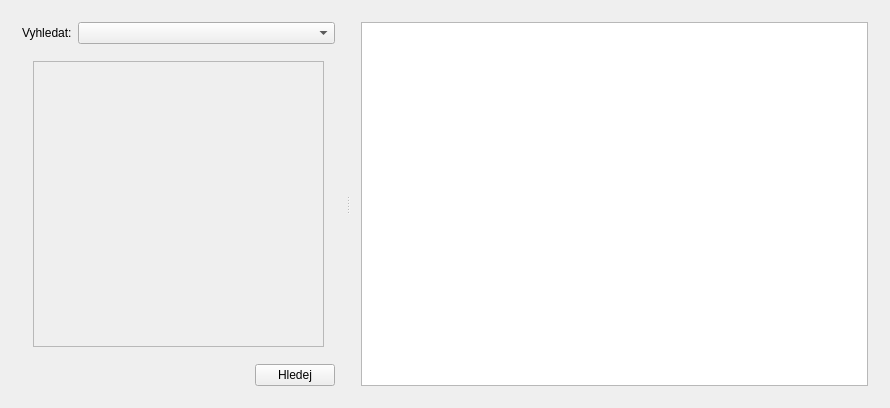
<?xml version="1.0" encoding="UTF-8"?>
<ui version="4.0">
 <class>VfkMainWindow</class>
 <widget class="QMainWindow" name="VfkMainWindow">
  <property name="geometry">
   <rect>
    <x>0</x>
    <y>0</y>
    <width>890</width>
    <height>408</height>
   </rect>
  </property>
  <property name="windowTitle">
   <string>Prohlížeč VFK</string>
  </property>
  <property name="layoutDirection">
   <enum>Qt::LeftToRight</enum>
  </property>
  <property name="tabShape">
   <enum>QTabWidget::Rounded</enum>
  </property>
  <widget class="QWidget" name="centralWidget">
   <layout class="QGridLayout" name="gridLayout_4">
    <item row="0" column="0">
     <widget class="QSplitter" name="splitter">
      <property name="orientation">
       <enum>Qt::Horizontal</enum>
      </property>
      <widget class="QStackedWidget" name="stackedWidget">
       <property name="sizePolicy">
        <sizepolicy hsizetype="Fixed" vsizetype="Preferred">
         <horstretch>0</horstretch>
         <verstretch>0</verstretch>
        </sizepolicy>
       </property>
       <property name="currentIndex">
        <number>1</number>
       </property>
       <widget class="QWidget" name="importPage">
        <layout class="QGridLayout" name="gridLayout_10">
         <item row="0" column="0">
          <widget class="QScrollArea" name="scrollArea_5">
           <property name="widgetResizable">
            <bool>true</bool>
           </property>
           <widget class="QWidget" name="scrollAreaWidgetContents_5">
            <property name="geometry">
             <rect>
              <x>0</x>
              <y>0</y>
              <width>244</width>
              <height>164</height>
             </rect>
            </property>
            <layout class="QGridLayout" name="gridLayout_11">
             <item row="0" column="0">
              <widget class="QWidget" name="widget" native="true">
               <layout class="QVBoxLayout" name="verticalLayout_2">
                <item>
                 <layout class="QGridLayout" name="gridLayout_12">
                  <item row="1" column="0">
                   <widget class="QLabel" name="label_2">
                    <property name="text">
                     <string>Vrstvy:</string>
                    </property>
                   </widget>
                  </item>
                  <item row="1" column="1">
                   <widget class="QCheckBox" name="parCheckBox">
                    <property name="text">
                     <string>Parcely (PAR)</string>
                    </property>
                    <property name="checked">
                     <bool>true</bool>
                    </property>
                   </widget>
                  </item>
                  <item row="2" column="1">
                   <widget class="QCheckBox" name="budCheckBox">
                    <property name="text">
                     <string>Budovy (BUD)</string>
                    </property>
                    <property name="checked">
                     <bool>true</bool>
                    </property>
                   </widget>
                  </item>
                  <item row="0" column="0">
                   <widget class="QLabel" name="label">
                    <property name="text">
                     <string>VFK soubor:</string>
                    </property>
                   </widget>
                  </item>
                  <item row="0" column="1">
                   <layout class="QHBoxLayout" name="horizontalLayout_3">
                    <item>
                     <widget class="QLineEdit" name="vfkFileLineEdit"/>
                    </item>
                    <item>
                     <widget class="QPushButton" name="browseButton">
                      <property name="text">
                       <string>Procházet</string>
                      </property>
                     </widget>
                    </item>
                   </layout>
                  </item>
                 </layout>
                </item>
                <item>
                 <spacer name="verticalSpacer">
                  <property name="orientation">
                   <enum>Qt::Vertical</enum>
                  </property>
                  <property name="sizeHint" stdset="0">
                   <size>
                    <width>20</width>
                    <height>40</height>
                   </size>
                  </property>
                 </spacer>
                </item>
                <item>
                 <layout class="QHBoxLayout" name="horizontalLayout_2">
                  <item>
                   <spacer name="horizontalSpacer_2">
                    <property name="orientation">
                     <enum>Qt::Horizontal</enum>
                    </property>
                    <property name="sizeHint" stdset="0">
                     <size>
                      <width>40</width>
                      <height>20</height>
                     </size>
                    </property>
                   </spacer>
                  </item>
                  <item>
                   <widget class="QPushButton" name="loadVfkButton">
                    <property name="text">
                     <string>Načíst</string>
                    </property>
                   </widget>
                  </item>
                 </layout>
                </item>
               </layout>
              </widget>
             </item>
            </layout>
           </widget>
          </widget>
         </item>
        </layout>
       </widget>
       <widget class="QWidget" name="searchPage">
        <property name="sizePolicy">
         <sizepolicy hsizetype="Preferred" vsizetype="Preferred">
          <horstretch>0</horstretch>
          <verstretch>0</verstretch>
         </sizepolicy>
        </property>
        <layout class="QVBoxLayout" name="verticalLayout_3">
         <item>
          <layout class="QHBoxLayout" name="horizontalLayout_4">
           <item>
            <widget class="QLabel" name="label_3">
             <property name="sizePolicy">
              <sizepolicy hsizetype="Minimum" vsizetype="Preferred">
               <horstretch>0</horstretch>
               <verstretch>0</verstretch>
              </sizepolicy>
             </property>
             <property name="text">
              <string>Vyhledat:</string>
             </property>
            </widget>
           </item>
           <item>
            <widget class="QComboBox" name="searchCombo">
             <property name="sizePolicy">
              <sizepolicy hsizetype="MinimumExpanding" vsizetype="Fixed">
               <horstretch>0</horstretch>
               <verstretch>0</verstretch>
              </sizepolicy>
             </property>
            </widget>
           </item>
          </layout>
         </item>
         <item>
          <widget class="QStackedWidget" name="searchForms">
           <property name="currentIndex">
            <number>0</number>
           </property>
           <widget class="QWidget" name="page">
            <layout class="QGridLayout" name="gridLayout">
             <item row="0" column="0">
              <widget class="QScrollArea" name="scrollArea">
               <property name="widgetResizable">
                <bool>true</bool>
               </property>
               <widget class="QWidget" name="scrollAreaWidgetContents">
                <property name="geometry">
                 <rect>
                  <x>0</x>
                  <y>0</y>
                  <width>343</width>
                  <height>282</height>
                 </rect>
                </property>
                <layout class="QGridLayout" name="gridLayout_5">
                 <item row="0" column="0">
                  <widget class="VlastniciSearchForm" name="vlastniciSearchForm" native="true"/>
                 </item>
                </layout>
               </widget>
              </widget>
             </item>
            </layout>
           </widget>
           <widget class="QWidget" name="page_2">
            <layout class="QGridLayout" name="gridLayout_6">
             <item row="0" column="0">
              <widget class="QScrollArea" name="scrollArea_3">
               <property name="widgetResizable">
                <bool>true</bool>
               </property>
               <widget class="QWidget" name="scrollAreaWidgetContents_2">
                <property name="geometry">
                 <rect>
                  <x>0</x>
                  <y>0</y>
                  <width>98</width>
                  <height>28</height>
                 </rect>
                </property>
                <layout class="QGridLayout" name="gridLayout_7">
                 <item row="0" column="0">
                  <widget class="ParcelySearchForm" name="parcelySearchForm" native="true"/>
                 </item>
                </layout>
               </widget>
              </widget>
             </item>
            </layout>
           </widget>
           <widget class="QWidget" name="page_3">
            <layout class="QGridLayout" name="gridLayout_2">
             <item row="0" column="0">
              <widget class="QScrollArea" name="scrollArea_2">
               <property name="widgetResizable">
                <bool>true</bool>
               </property>
               <widget class="QWidget" name="scrollAreaWidgetContents_3">
                <property name="geometry">
                 <rect>
                  <x>0</x>
                  <y>0</y>
                  <width>98</width>
                  <height>28</height>
                 </rect>
                </property>
                <layout class="QGridLayout" name="gridLayout_3">
                 <item row="0" column="0">
                  <widget class="BudovySearchForm" name="budovySearchForm" native="true"/>
                 </item>
                </layout>
               </widget>
              </widget>
             </item>
            </layout>
           </widget>
           <widget class="QWidget" name="page_4">
            <layout class="QGridLayout" name="gridLayout_8">
             <item row="0" column="0">
              <widget class="QScrollArea" name="scrollArea_4">
               <property name="widgetResizable">
                <bool>true</bool>
               </property>
               <widget class="QWidget" name="scrollAreaWidgetContents_4">
                <property name="geometry">
                 <rect>
                  <x>0</x>
                  <y>0</y>
                  <width>98</width>
                  <height>28</height>
                 </rect>
                </property>
                <layout class="QGridLayout" name="gridLayout_9">
                 <item row="0" column="0">
                  <widget class="JednotkySearchForm" name="jednotkySearchForm" native="true"/>
                 </item>
                </layout>
               </widget>
              </widget>
             </item>
            </layout>
           </widget>
          </widget>
         </item>
         <item>
          <layout class="QHBoxLayout" name="horizontalLayout">
           <item>
            <spacer name="horizontalSpacer">
             <property name="orientation">
              <enum>Qt::Horizontal</enum>
             </property>
             <property name="sizeHint" stdset="0">
              <size>
               <width>40</width>
               <height>20</height>
              </size>
             </property>
            </spacer>
           </item>
           <item>
            <widget class="QPushButton" name="searchButton">
             <property name="text">
              <string>Hledej</string>
             </property>
            </widget>
           </item>
          </layout>
         </item>
        </layout>
       </widget>
      </widget>
      <widget class="QWidget" name="widget_2" native="true">
       <property name="sizePolicy">
        <sizepolicy hsizetype="Preferred" vsizetype="Preferred">
         <horstretch>5</horstretch>
         <verstretch>0</verstretch>
        </sizepolicy>
       </property>
       <layout class="QVBoxLayout" name="rightWidgetLayout">
        <item>
         <widget class="VfkTextBrowser" name="vfkBrowser"/>
        </item>
       </layout>
      </widget>
     </widget>
    </item>
   </layout>
  </widget>
  <action name="actionVyhledavani">
   <property name="checkable">
    <bool>true</bool>
   </property>
   <property name="icon">
    <iconset>
     <normalon>:/vfkplugin/search.png</normalon>
    </iconset>
   </property>
   <property name="text">
    <string>Vyhledávání</string>
   </property>
   <property name="toolTip">
    <string>Vyhledávání</string>
   </property>
  </action>
  <action name="actionImport">
   <property name="checkable">
    <bool>true</bool>
   </property>
   <property name="icon">
    <iconset>
     <normalon>:/vfkplugin/db-add.png</normalon>
    </iconset>
   </property>
   <property name="text">
    <string>Import</string>
   </property>
   <property name="toolTip">
    <string>Import VFK</string>
   </property>
  </action>
  <action name="actionBack">
   <property name="icon">
    <iconset>
     <normalon>:/vfkplugin/arrowBack.png</normalon>
    </iconset>
   </property>
   <property name="text">
    <string>back</string>
   </property>
   <property name="toolTip">
    <string>Zpět</string>
   </property>
  </action>
  <action name="actionForward">
   <property name="enabled">
    <bool>true</bool>
   </property>
   <property name="icon">
    <iconset>
     <normalon>:/vfkplugin/arrowForward.png</normalon>
    </iconset>
   </property>
   <property name="text">
    <string>forward</string>
   </property>
   <property name="toolTip">
    <string>Vpřed</string>
   </property>
  </action>
  <action name="actionExportLatex">
   <property name="text">
    <string>LaTeX</string>
   </property>
   <property name="toolTip">
    <string>Export do LaTeXu</string>
   </property>
  </action>
  <action name="actionExportHtml">
   <property name="text">
    <string>HTML</string>
   </property>
   <property name="toolTip">
    <string>Export do HTML</string>
   </property>
  </action>
  <action name="actionSelectParInMap">
   <property name="icon">
    <iconset>
     <normalon>:/vfkplugin/selectPar.png</normalon>
    </iconset>
   </property>
   <property name="text">
    <string>selectParInMap</string>
   </property>
   <property name="toolTip">
    <string>Označit aktuální parcely v mapě</string>
   </property>
  </action>
  <action name="actionSelectBudInMap">
   <property name="icon">
    <iconset>
     <normalon>:/vfkplugin/selectBud.png</normalon>
    </iconset>
   </property>
   <property name="text">
    <string>selectBudInMap</string>
   </property>
   <property name="toolTip">
    <string>Označit aktuální budovy v mapě</string>
   </property>
  </action>
  <action name="actionCuzkPage">
   <property name="icon">
    <iconset>
     <normaloff>:/vfkplugin/cuzk1.tif</normaloff>
     <normalon>:/vfkplugin/cuzk.png</normalon>:/vfkplugin/cuzk1.tif</iconset>
   </property>
   <property name="text">
    <string>cuzkPage</string>
   </property>
   <property name="toolTip">
    <string>Otevřít v prohlížeči aplikaci Nahlížení do KN pro aktuální nemovitost</string>
   </property>
  </action>
  <action name="actionShowInfoaboutSelection">
   <property name="checkable">
    <bool>true</bool>
   </property>
   <property name="icon">
    <iconset resource="vfkplugin.qrc">
     <normaloff>:/vfkplugin/showInfo.png</normaloff>
     <normalon>:/vfkplugin/showInfo.png</normalon>:/vfkplugin/showInfo.png</iconset>
   </property>
   <property name="text">
    <string>showInfoaboutSelection</string>
   </property>
   <property name="toolTip">
    <string>Aktivovat/deaktivovat zobrazení informací o vybraných nemovitostech</string>
   </property>
  </action>
  <action name="actionShowHelpPage">
   <property name="icon">
    <iconset resource="../georeferencer/georeferencer.qrc">
     <normaloff>:/icons/mActionAbout.png</normaloff>:/icons/mActionAbout.png</iconset>
   </property>
   <property name="text">
    <string>showHelpPage</string>
   </property>
   <property name="toolTip">
    <string>Zobrazit nápovědu</string>
   </property>
  </action>
 </widget>
 <layoutdefault spacing="6" margin="11"/>
 <customwidgets>
  <customwidget>
   <class>VfkTextBrowser</class>
   <extends>QTextBrowser</extends>
   <header>vfktextbrowser.h</header>
  </customwidget>
  <customwidget>
   <class>ParcelySearchForm</class>
   <extends>QWidget</extends>
   <header>parcelysearchform.h</header>
   <container>1</container>
  </customwidget>
  <customwidget>
   <class>VlastniciSearchForm</class>
   <extends>QWidget</extends>
   <header>vlastnicisearchform.h</header>
   <container>1</container>
  </customwidget>
  <customwidget>
   <class>BudovySearchForm</class>
   <extends>QWidget</extends>
   <header>budovysearchform.h</header>
   <container>1</container>
  </customwidget>
  <customwidget>
   <class>JednotkySearchForm</class>
   <extends>QWidget</extends>
   <header>jednotkysearchform.h</header>
   <container>1</container>
  </customwidget>
 </customwidgets>
 <resources>
  <include location="../georeferencer/georeferencer.qrc"/>
  <include location="vfkplugin.qrc"/>
 </resources>
 <connections/>
</ui>
